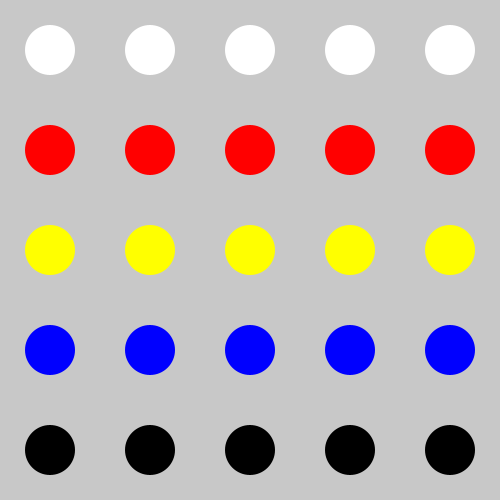
Frame 1 (no input)
Frame 60 (the mouse pressed at the canvas centre just before this capture): identical to frame 1, image omitted
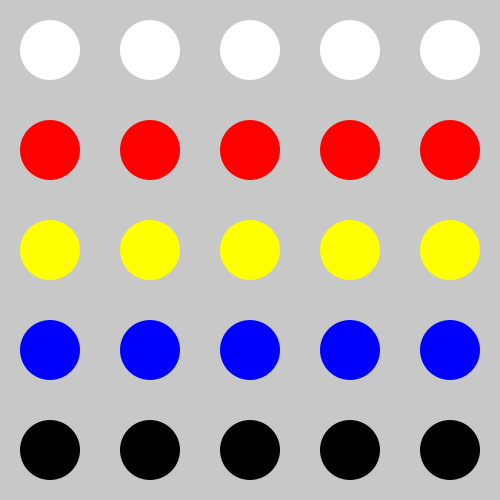
Frame 120 (the mouse held since frame 60 and released just before this capture)

The Processing sketch that drew these frames (run headless with seeded random() and noise(); from frame 60 on, the mouse is pressed at the canvas centre):

// Processing sketch: avaliacao_0_1_solucao_A
// ── avaliacao_0_1_solucao_A.pde
/*

  AVALIAÇÃO I - solução 1

  INSTRUÇÕES:
  1   Criar um sketch onde são desenhados 25 círculos
      (dispostos em 5 linhas e 5 colunas e espaçados regularmente);
  2   A cada linha deverá ser atribuída uma cor diferente compartilhada
      por todos os círculos dessa linha: branco para a 1ª linha,
      vermelho para a 2ª linha, amarelo para a 3ª linha,
      azul para a 4ª linha e preto para a 5ª linha;
  3   Atribuir um raio igual para todos os círculos. O raio será alterado
      dinamicamente em função de cliques do mouse, sendo incrementado regularmente.
      O raio de todos os círculos deve aumentar até que os círculos se toquem;
      nesse momento, a cada clique o raio deve diminuir progressivamente até um
      tamanho mínimo. Ao chegar no tamanho mínimo, o raio deve voltar a aumentar,
      e assim sucessivamente;
  4   Ao terminar o exercício, o/a aluno/a deverá compactar a pasta contendo
      o sketch (incluindo o arquivo .pde) e enviar para o email pfveneroso@gmail.com

*/


int offset = 50;
int radius = 25;
int spacing;
int x = 0;
int y = 0;
int rows = 5;
int columns = 5;
color colour;
int inc = 5;

void setup(){
  size(500,500);
  smooth();
  noStroke();
  spacing = width/columns;
}

void draw(){
  background(200);
  for(int i = 0; i < 5; i++){
    for(int j = 0; j < 5; j++){
      if(j == 0){
        colour = color(255,255,255);
      }
      else if(j == 1){
        colour = color(255,0,0);
      }
      else if(j == 2){
        colour = color(255,255,0);
      }
      else if(j == 3){
        colour = color(0,0,255);
      }
      else if(j == 4){
        colour = color(0,0,0);
      }
      fill(colour);
      x = (i*spacing)+offset;
      y = (j*spacing)+offset;
      ellipse(x,y,radius*2, radius*2);
    }
  }
}

void mousePressed(){
  radius+=inc;
  if(radius >= (spacing/2) || radius <= 10){
    inc = -inc;
  }
}
